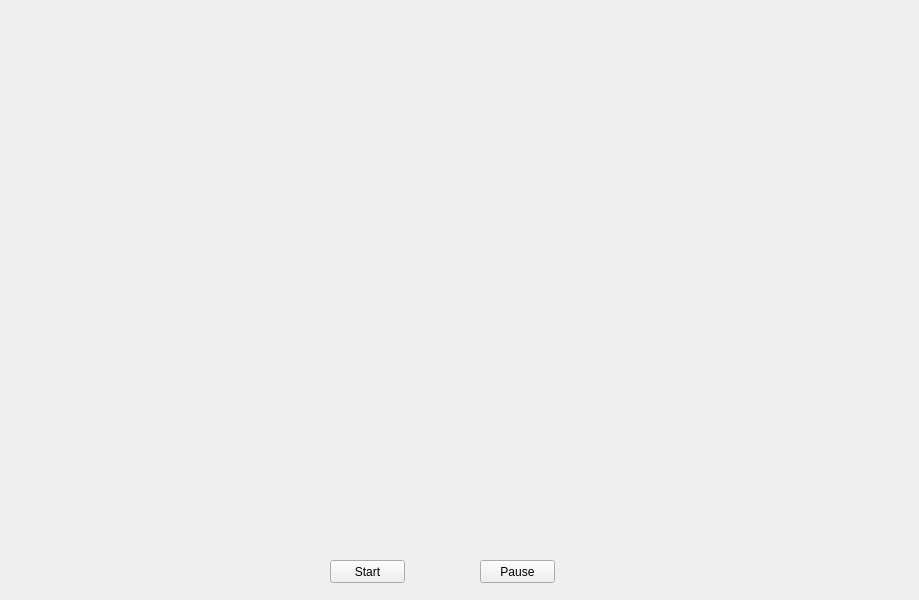
<?xml version="1.0" encoding="UTF-8"?>
<ui version="4.0">
 <class>Widget</class>
 <widget class="QWidget" name="Widget">
  <property name="geometry">
   <rect>
    <x>0</x>
    <y>0</y>
    <width>919</width>
    <height>600</height>
   </rect>
  </property>
  <property name="windowTitle">
   <string>Widget</string>
  </property>
  <widget class="QLabel" name="label">
   <property name="geometry">
    <rect>
     <x>40</x>
     <y>40</y>
     <width>821</width>
     <height>511</height>
    </rect>
   </property>
   <property name="text">
    <string/>
   </property>
   <property name="scaledContents">
    <bool>true</bool>
   </property>
  </widget>
  <widget class="QPushButton" name="StartButton">
   <property name="geometry">
    <rect>
     <x>330</x>
     <y>560</y>
     <width>75</width>
     <height>23</height>
    </rect>
   </property>
   <property name="text">
    <string>Start</string>
   </property>
  </widget>
  <widget class="QPushButton" name="PauseButton">
   <property name="geometry">
    <rect>
     <x>480</x>
     <y>560</y>
     <width>75</width>
     <height>23</height>
    </rect>
   </property>
   <property name="text">
    <string>Pause</string>
   </property>
  </widget>
 </widget>
 <resources/>
 <connections/>
</ui>
